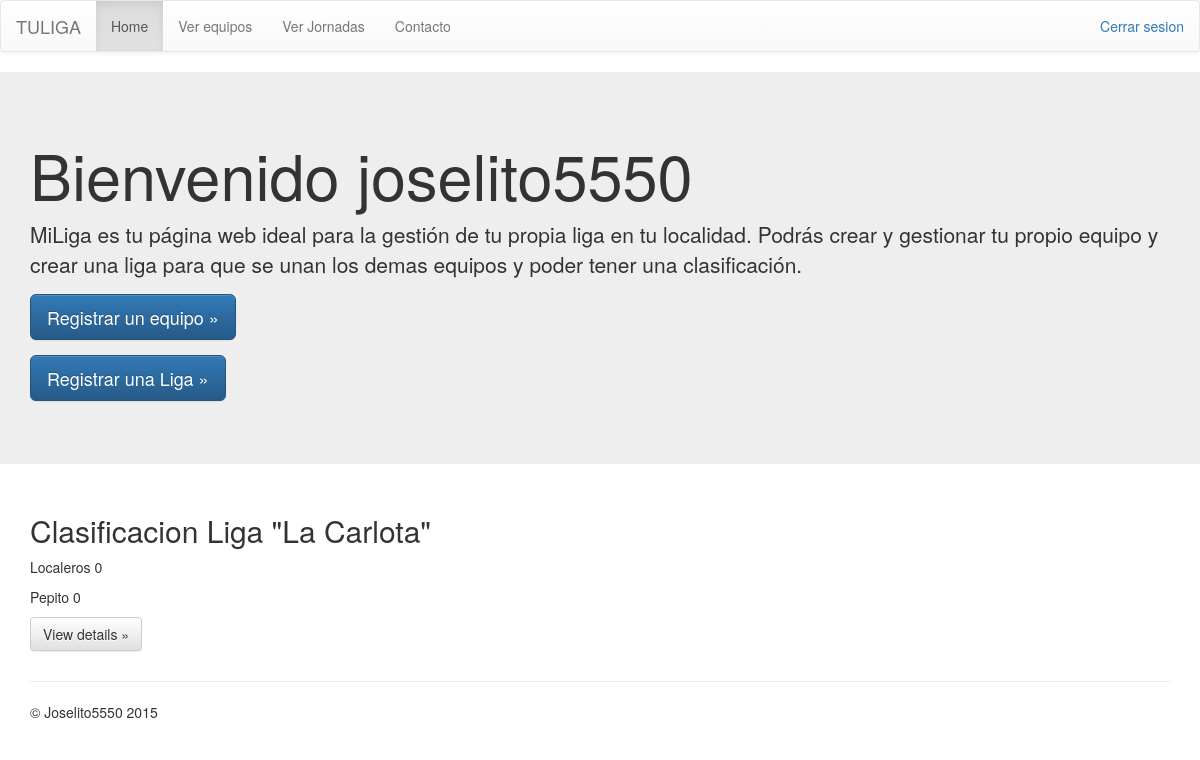
The app's page / (signed in), older data.
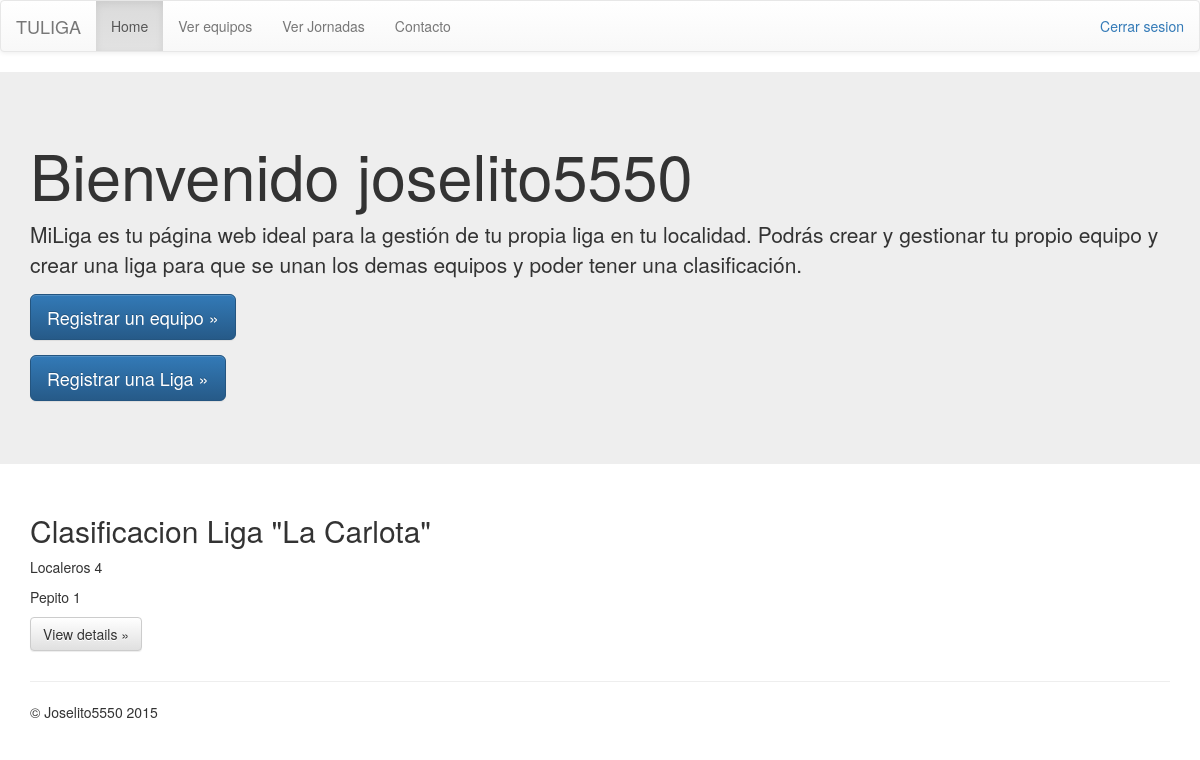
The same page, newer data.
### jugador_equipo/models.py (models this page shows, shortened)
class Equipo(models.Model):
    nombre = models.CharField(unique=True, max_length=20)
    ciudad = models.CharField(max_length=30)
    anio_creacion = models.IntegerField(default=0)
    descripcion = models.CharField(max_length=400, null=True)
    nombre_del_entrenador = models.CharField(max_length=20)
    puntos = models.IntegerField(default=0)
    administrador = models.OneToOneField(User)
    Liga = models.ForeignKey(Liga, null=True, blank=True)
    contrasena = models.CharField(max_length=20, null=False, default="")
    class Meta:
        ordering = ['nombre']

### jugador_equipo/views.py (the view)
# urls.py: url(r'^$', views.index),
def index(request):
    context['todos_equipos'] = Equipo.objects.all()
    if request.user.is_authenticated():
        context['usuario'] = Perfiles.objects.get(usuario=request.user)
        if context['usuario'].equipo:
            context['equipos'] = Equipo.objects.filter(
                Liga=context['usuario'].equipo.Liga)
            context['tiene_equipo'] = True
            context['jugadores'] = Perfiles.objects.filter(
                    equipo=context['usuario'].equipo)
            if request.user == context['usuario'].equipo.administrador:
                context['administrador_equipo'] = True
            else:
                context['administrador_equipo'] = False
                print context['administrador_equipo']
            if context['usuario'].equipo.Liga:
                if request.user == context['usuario'].equipo.Liga.administrador:
                    context['es_administrador_liga'] = True
                else:
                    context['es_administrador_liga'] = False
        else:
            context['equipo'] = "nada"
            context['tiene_equipo'] = False
            context['administrador_equipo'] = False
            context['es_administrador_liga'] = False
    return render(request, 'principal.html', {'context': context})

### equipo_jornada/templates/principal.html (shortened to what this page needs)
<!DOCTYPE html>
<html lang="en">
<head>
      <link rel="stylesheet" href="https://maxcdn.bootstrapcdn.com/bootstrap/3.3.5/css/bootstrap.min.css">
      <link rel="stylesheet" href="https://maxcdn.bootstrapcdn.com/bootstrap/3.3.5/css/bootstrap-theme.min.css">
</head>
<body>
      <nav class="navbar navbar-default">
            <div class="container-fluid">
                  <div class="navbar-header">
                        <a class="navbar-brand" href="/">TULIGA</a>
                  </div>
                  <div id="navbar" class="navbar-collapse collapse">
                        {% if user.is_authenticated %}
                        <p class="navbar-text navbar-right"><a href="/cerrar">Cerrar sesion</a></p>
                        <ul class="nav navbar-nav">
                              <li class="active"><a href="#">Home</a></li>
                              <li><a href="/ver_equipos">Ver equipos</a></li>
                              <li><a href="/ver_jornadas">Ver Jornadas</a></li>
                              <li><a href="#">Contacto</a></li>
                        </ul>
                        {% else %}
                        <div class="navbar-right">
                              <button type="button" class="btn btn-primary" href="/inicio_sesion" name="button"><a href="/inicio_sesion">Iniciar Sesion</a></button>
                        </div>
                        {% endif %}
                  </div>
            </div>
      </nav>
      <div class="jumbotron">
            <div class="container">
                  <h1>Bienvenido {{user.username}}</h1>
                  <p>MiLiga es tu página web ideal para la gestión de tu propia liga en tu localidad. Podrás crear y gestionar tu propio equipo y crear una liga para que se unan los demas equipos y poder tener una clasificación.</p>
                  {% if user.is_authenticated%}
                  <p><a class="btn btn-primary btn-lg" href="/registrar_equipo" role="button">Registrar un equipo &raquo;</a></p>
                  <p><a class="btn btn-primary btn-lg" href="/registrar_liga" role="button">Registrar una Liga &raquo;</a></p>
                  {%endif%}
            </div>
      </div>
      <div class="container">
            {% if user.is_authenticated %} {% if context.tiene_equipo%}
            <div class="row">
                  <div class="col-md-6">
                        <h2>Clasificacion Liga "{{context.usuario.equipo.Liga.nombre}}"</h2>
                        {%for equipo_aux in context.equipos%}
                        <p>{{equipo_aux.nombre}} {{equipo_aux.puntos}}</p>
                        {%endfor%}
                        <p><a class="btn btn-default" href="#" role="button">View details &raquo;</a></p>
                  </div>
                  {%endif%}  {% endif %}
      </div>
      <hr>
      <footer>
            <p>&copy; Joselito5550 2015</p>
      </footer>
      </div>
</body>
</html>

Row changes from the older to the newer data that the page shows:
changed Equipo "Localeros": puntos "0" → "4"
changed Equipo "Pepito": puntos "0" → "1"
